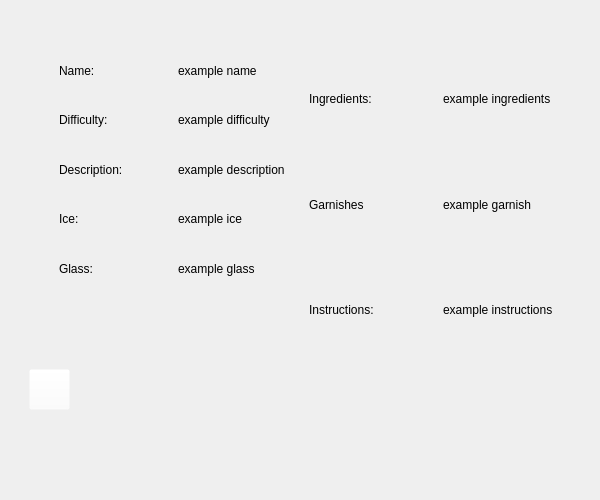
<?xml version="1.0" encoding="UTF-8"?>
<ui version="4.0">
 <class>InfoDialog</class>
 <widget class="QDialog" name="InfoDialog">
  <property name="geometry">
   <rect>
    <x>0</x>
    <y>0</y>
    <width>600</width>
    <height>500</height>
   </rect>
  </property>
  <property name="sizePolicy">
   <sizepolicy hsizetype="Fixed" vsizetype="Fixed">
    <horstretch>0</horstretch>
    <verstretch>0</verstretch>
   </sizepolicy>
  </property>
  <property name="minimumSize">
   <size>
    <width>600</width>
    <height>500</height>
   </size>
  </property>
  <property name="maximumSize">
   <size>
    <width>600</width>
    <height>500</height>
   </size>
  </property>
  <property name="windowTitle">
   <string>Dialog</string>
  </property>
  <widget class="QStackedWidget" name="pages">
   <property name="geometry">
    <rect>
     <x>9</x>
     <y>9</y>
     <width>582</width>
     <height>482</height>
    </rect>
   </property>
   <property name="currentIndex">
    <number>1</number>
   </property>
   <widget class="QWidget" name="tableOfContents">
    <widget class="QLabel" name="backgroundContents">
     <property name="geometry">
      <rect>
       <x>10</x>
       <y>0</y>
       <width>571</width>
       <height>421</height>
      </rect>
     </property>
     <property name="autoFillBackground">
      <bool>false</bool>
     </property>
     <property name="styleSheet">
      <string notr="true">image: url(:/Images/Reference.png);</string>
     </property>
     <property name="text">
      <string/>
     </property>
     <property name="pixmap">
      <pixmap resource="Resources.qrc">:/Images/Reference.png</pixmap>
     </property>
     <property name="scaledContents">
      <bool>true</bool>
     </property>
    </widget>
    <widget class="QWidget" name="layoutWidget">
     <property name="geometry">
      <rect>
       <x>30</x>
       <y>33</y>
       <width>261</width>
       <height>341</height>
      </rect>
     </property>
     <layout class="QVBoxLayout" name="contentsLeftPage">
      <item>
       <widget class="QPushButton" name="oldFashionedButton">
        <property name="text">
         <string>Old Fashioned</string>
        </property>
       </widget>
      </item>
      <item>
       <widget class="QPushButton" name="margaritaButton">
        <property name="text">
         <string>Margarita</string>
        </property>
       </widget>
      </item>
      <item>
       <widget class="QPushButton" name="moscowMuleButton">
        <property name="text">
         <string>Moscow Mule</string>
        </property>
       </widget>
      </item>
      <item>
       <widget class="QPushButton" name="kentuckyMuleButton">
        <property name="text">
         <string>Kentucky Mule</string>
        </property>
       </widget>
      </item>
      <item>
       <widget class="QPushButton" name="martiniButton">
        <property name="text">
         <string>Martini</string>
        </property>
       </widget>
      </item>
      <item>
       <widget class="QPushButton" name="mojitoButton">
        <property name="text">
         <string>Mojito</string>
        </property>
       </widget>
      </item>
      <item>
       <widget class="QPushButton" name="whiskeySourButton">
        <property name="text">
         <string>Whiskey Sour</string>
        </property>
       </widget>
      </item>
      <item>
       <widget class="QPushButton" name="manhattanButton">
        <property name="text">
         <string>Manhattan</string>
        </property>
       </widget>
      </item>
      <item>
       <widget class="QPushButton" name="gimletButton">
        <property name="text">
         <string>Gimlet</string>
        </property>
       </widget>
      </item>
     </layout>
    </widget>
    <widget class="QWidget" name="layoutWidget">
     <property name="geometry">
      <rect>
       <x>300</x>
       <y>28</y>
       <width>261</width>
       <height>341</height>
      </rect>
     </property>
     <layout class="QVBoxLayout" name="contentsRightPage">
      <item>
       <widget class="QPushButton" name="cosmopolitanButton">
        <property name="text">
         <string>Comopolitan</string>
        </property>
       </widget>
      </item>
      <item>
       <widget class="QPushButton" name="negroniButton">
        <property name="text">
         <string>Negroni</string>
        </property>
       </widget>
      </item>
      <item>
       <widget class="QPushButton" name="mimosaButton">
        <property name="text">
         <string>Mimosa</string>
        </property>
       </widget>
      </item>
      <item>
       <widget class="QPushButton" name="palomaButton">
        <property name="text">
         <string>Paloma</string>
        </property>
       </widget>
      </item>
      <item>
       <widget class="QPushButton" name="sidecarButton">
        <property name="text">
         <string>Sidecar</string>
        </property>
       </widget>
      </item>
      <item>
       <widget class="QPushButton" name="mintJulepButton">
        <property name="text">
         <string>Mint Julep</string>
        </property>
       </widget>
      </item>
      <item>
       <widget class="QPushButton" name="daiquiriButton">
        <property name="text">
         <string>Daiquiri</string>
        </property>
       </widget>
      </item>
      <item>
       <widget class="QPushButton" name="screwDriverButton">
        <property name="text">
         <string>Screw Driver</string>
        </property>
       </widget>
      </item>
      <item>
       <widget class="QPushButton" name="whiteRussianButton">
        <property name="text">
         <string>White Russian</string>
        </property>
       </widget>
      </item>
     </layout>
    </widget>
   </widget>
   <widget class="QWidget" name="Information">
    <widget class="QLabel" name="demoCocktail">
     <property name="geometry">
      <rect>
       <x>100</x>
       <y>290</y>
       <width>101</width>
       <height>81</height>
      </rect>
     </property>
     <property name="styleSheet">
      <string notr="true">image: url(:/Images/ScotchImage.png);</string>
     </property>
     <property name="text">
      <string/>
     </property>
    </widget>
    <widget class="QLabel" name="backgroundInfo">
     <property name="geometry">
      <rect>
       <x>10</x>
       <y>0</y>
       <width>571</width>
       <height>421</height>
      </rect>
     </property>
     <property name="autoFillBackground">
      <bool>false</bool>
     </property>
     <property name="styleSheet">
      <string notr="true">image: url(:/Images/Reference.png);</string>
     </property>
     <property name="text">
      <string/>
     </property>
     <property name="pixmap">
      <pixmap resource="Resources.qrc">:/Images/Reference.png</pixmap>
     </property>
     <property name="scaledContents">
      <bool>true</bool>
     </property>
    </widget>
    <widget class="QPushButton" name="homeButton">
     <property name="geometry">
      <rect>
       <x>20</x>
       <y>360</y>
       <width>41</width>
       <height>41</height>
      </rect>
     </property>
     <property name="styleSheet">
      <string notr="true">background-color: rgba(255, 255, 255, 0);</string>
     </property>
     <property name="text">
      <string/>
     </property>
     <property name="icon">
      <iconset resource="Resources.qrc">
       <normaloff>:/Images/Home.png</normaloff>:/Images/Home.png</iconset>
     </property>
     <property name="iconSize">
      <size>
       <width>32</width>
       <height>32</height>
      </size>
     </property>
    </widget>
    <widget class="QWidget" name="">
     <property name="geometry">
      <rect>
       <x>50</x>
       <y>40</y>
       <width>231</width>
       <height>241</height>
      </rect>
     </property>
     <layout class="QVBoxLayout" name="infoLeftPage">
      <item>
       <layout class="QHBoxLayout" name="nameLayout">
        <item>
         <widget class="QLabel" name="nameCategory">
          <property name="text">
           <string>Name:</string>
          </property>
         </widget>
        </item>
        <item>
         <widget class="QLabel" name="nameEntry">
          <property name="text">
           <string>example name</string>
          </property>
         </widget>
        </item>
       </layout>
      </item>
      <item>
       <layout class="QHBoxLayout" name="difficultyLayout">
        <item>
         <widget class="QLabel" name="difficultyCategory">
          <property name="text">
           <string>Difficulty:</string>
          </property>
         </widget>
        </item>
        <item>
         <widget class="QLabel" name="difficultyEntry">
          <property name="text">
           <string>example difficulty</string>
          </property>
         </widget>
        </item>
       </layout>
      </item>
      <item>
       <layout class="QHBoxLayout" name="descriptionLayout">
        <item>
         <widget class="QLabel" name="descriptionCategory">
          <property name="text">
           <string>Description:</string>
          </property>
         </widget>
        </item>
        <item>
         <widget class="QLabel" name="descriptionEntry">
          <property name="text">
           <string>example description</string>
          </property>
         </widget>
        </item>
       </layout>
      </item>
      <item>
       <layout class="QHBoxLayout" name="iceLayout">
        <item>
         <widget class="QLabel" name="iceCategory">
          <property name="text">
           <string>Ice:</string>
          </property>
         </widget>
        </item>
        <item>
         <widget class="QLabel" name="iceEntry">
          <property name="text">
           <string>example ice</string>
          </property>
         </widget>
        </item>
       </layout>
      </item>
      <item>
       <layout class="QHBoxLayout" name="glassLayout">
        <item>
         <widget class="QLabel" name="glassCategory">
          <property name="text">
           <string>Glass:</string>
          </property>
         </widget>
        </item>
        <item>
         <widget class="QLabel" name="glassEntry">
          <property name="text">
           <string>example glass</string>
          </property>
         </widget>
        </item>
       </layout>
      </item>
     </layout>
    </widget>
    <widget class="QWidget" name="">
     <property name="geometry">
      <rect>
       <x>300</x>
       <y>40</y>
       <width>261</width>
       <height>311</height>
      </rect>
     </property>
     <layout class="QVBoxLayout" name="infoRightPage">
      <item>
       <layout class="QHBoxLayout" name="ingredientsLayout">
        <item>
         <widget class="QLabel" name="ingredientsCategory">
          <property name="text">
           <string>Ingredients:</string>
          </property>
         </widget>
        </item>
        <item>
         <widget class="QLabel" name="ingredientsEntry">
          <property name="text">
           <string>example ingredients</string>
          </property>
         </widget>
        </item>
       </layout>
      </item>
      <item>
       <layout class="QHBoxLayout" name="garnishLayout">
        <item>
         <widget class="QLabel" name="garnishCategory">
          <property name="text">
           <string>Garnishes</string>
          </property>
         </widget>
        </item>
        <item>
         <widget class="QLabel" name="garnishEntry">
          <property name="text">
           <string>example garnish</string>
          </property>
         </widget>
        </item>
       </layout>
      </item>
      <item>
       <layout class="QHBoxLayout" name="instructionsLayout">
        <item>
         <widget class="QLabel" name="instructionsCategory">
          <property name="text">
           <string>Instructions: </string>
          </property>
         </widget>
        </item>
        <item>
         <widget class="QLabel" name="instructionsEntry">
          <property name="text">
           <string>example instructions</string>
          </property>
         </widget>
        </item>
       </layout>
      </item>
     </layout>
    </widget>
    <zorder>backgroundInfo</zorder>
    <zorder>demoCocktail</zorder>
    <zorder>homeButton</zorder>
    <zorder>nameCategory</zorder>
    <zorder>nameEntry</zorder>
    <zorder>layoutWidget_2</zorder>
    <zorder>layoutWidget_3</zorder>
    <zorder>layoutWidget_4</zorder>
    <zorder>layoutWidget_5</zorder>
    <zorder>layoutWidget_6</zorder>
    <zorder>layoutWidget_7</zorder>
    <zorder>layoutWidget_4</zorder>
   </widget>
  </widget>
 </widget>
 <resources>
  <include location="Resources.qrc"/>
 </resources>
 <connections/>
</ui>
